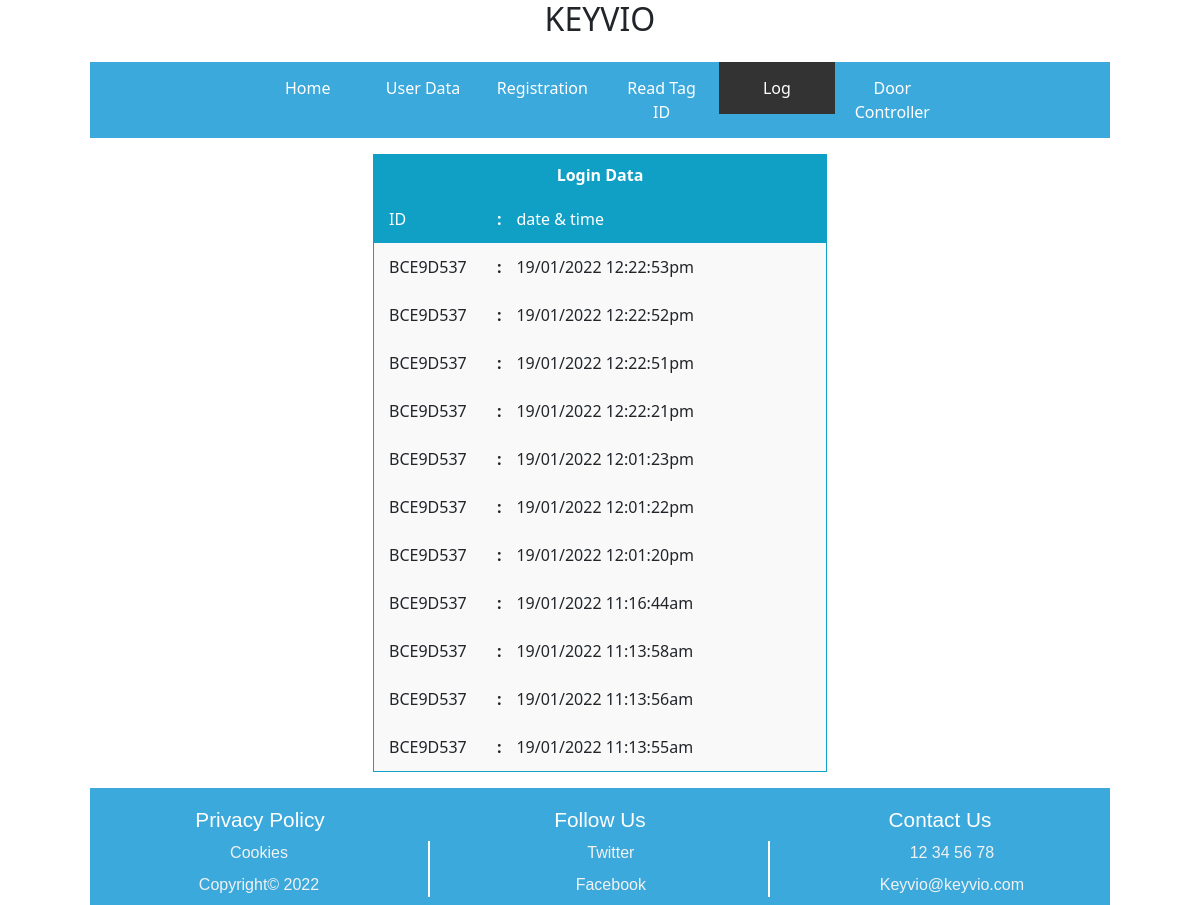
/Database/RFID_log_HTML.php (signed in), run on the app's committed database.
### tables this page shows
CREATE TABLE `rfid_log` (
  `id` int(11) NOT NULL,
  `hex` varchar(100) NOT NULL,
  `date_time` varchar(100) NOT NULL
);

### Database/RFID_log_HTML.php (the view, shortened to what this page needs)
<!DOCTYPE html>
<html>
    <head>
        <link href="css/bootstrap.min.css" rel="stylesheet">
    </head>
    <body>
        <?php include "header.php"?>
          <form>
            <table  width="452" border="1" bordercolor="#10a0c5" align="center"  cellpadding="0" cellspacing="1"  bgcolor="#000" style="padding: 2px">
              <tr>
                <td  height="40" align="center"  bgcolor="#10a0c5"><font  color="#FFFFFF">
                  <b>Login Data</b>
                  </font>
                </td>
              </tr>
              <tr>
                <td  bgcolor="#f9f9f9">
                  <table width="452"  border="0" align="center" cellpadding="5"  cellspacing="0">
                    <tr bgcolor="#10a0c5" class="white">
                      <td width="113" align="left" class="lf">ID</td>
                      <td style="font-weight:bold">:</td>
                      <td align="left">date & time</td>
                    </tr>
            <?php
                $pdo = Database::connect();
                $sql = 'SELECT * FROM rfid_log ORDER BY id DESC';
                foreach ($pdo->query($sql) as $row) {
                        echo "<tr>
                          <td width='113' align='left' class='lf'>".$row['hex']."</td>
                          <td style='font-weight:bold'>:</td>
                          <td align='left'>".$row['date_time']."</td>
                        </tr>";
                }
            ?>
          </table>
          </td>
          </tr>
          </table>
          </form>
        <?php include "footer.php"?>
    </body>
</html>

### Database/header.php (shortened to what this page needs)
<?php
  $url= $_SERVER['REQUEST_URI'];
  $urlDir = explode('/',$url);
  $active = "active";
 ?>
<h2 align="center">KEYVIO</h2>
<ul class="topnav">
  <li><a class=<?php  echo (end($urlDir) == "home.php")? $active : "non" ?>
    href="home.php">Home</a></li>
  <li><a class=<?php  echo (end($urlDir) == "user%20data.php")? $active : "non" ?>
    href="user data.php">User Data</a></li>
  <li><a class=<?php  echo (end($urlDir) == "registration.php")? $active : "non" ?>
    href="registration.php">Registration</a></li>
  <li><a class=<?php  echo (end($urlDir) == "read%20tag.php")? $active : "non" ?>
    href="read tag.php">Read Tag ID</a></li>
  <li><a class=<?php  echo (end($urlDir) == "RFID_log_HTML.php")? $active : "non" ?>
    href="RFID_log_HTML.php">Log</a></li>
  <li><a class=<?php  echo (end($urlDir) == "doorController.php")? $active : "non" ?>
    href="doorController.php">Door Controller</a></li>
</ul>

### Database/footer.php (shortened to what this page needs)
<footer class = "">
  <div class="footer">
    <div class = "clo">
      <h6 class="contactInfo">Privacy Policy</h6>
      <ul class="footer-list-1">
        <li class="mb-2"><a href="#" class="icon icon--cookie-white">Cookies</a></li>
        <li class="mb-2"><a href="#" class="icon icon--cookie-white">Copyright© 2022</a></li>
      </ul>
    </div>
    <div class = "clo">
      <h6 class="contactInfo">Follow Us</h6>
      <ul class="footer-list-2">
        <li class="mb-2"><a href="#" class="icon icon--twitter-white">Twitter</a></li>
        <li class="mb-2"><a href="#" class="icon icon--facebook-white">Facebook</a></li>
      </ul>
    </div>
    <div class = "clo">
      <h6 class="contactInfo">Contact Us</h6>
      <ul class="footer-list-3">
        <li class="mb-2"><a href="tel:+12345678" class="icon icon--phone-white">12 34 56 78</a></li>
        <li class="mb-2"><a href="#" class="icon icon--email-white">Keyvio@keyvio.com</a></li>
      </ul>
    </div>
  </div>
</footer>

### Database/RFID_log_HTML.php (style rules this page uses)
td.lf { padding-left: 15px; padding-top: 12px; padding-bottom: 12px; }
.white { color: #FFFFFF; }

### Database/header.php (style rules this page uses)
html { font-family: Arial; height: 100%; }
body { margin: 0px auto; text-align: center; width: 85%; height: 100%; display: flex; gap: 2%; flex-direction: column; }
.topnav { display: flex; background-color: #3ba9dc; padding-right: 10em; padding-left: 10em; list-style: none; }
.topnav > * { flex: 1; }
ul.topnav li a { display: block; color: white; text-align: center; padding: 14px 16px; text-decoration: none; }
.non { cursor: pointer; border: 0; padding: 1em 1.5em; position: relative; z-index: 0; }
.non::after { content: ""; position: absolute; top: 0; left: 0; width: 100%; height: 100%; background: lightblue; z-index: -1; transition: -webkit-transform 200ms ease-in; transition: transform 200ms ease-in; transition: transform 200ms ease-in, -webkit-transform 200ms ease-in; -webkit-transform: scale(0); transform: scale(0); }
ul.topnav li a.active { background-color: #333; }

### Database/footer.php (style rules this page uses)
.icon { text-decoration: none; background-repeat: no-repeat; padding-left: 7%; position: relative; }
.icon::after { content: ""; position: absolute; left: 0; bottom: 0; width: 100%; height: 2px; background: currentColor; -webkit-transform: scaleX(0); transform: scaleX(0); -webkit-transform-origin: right; transform-origin: right; transition: -webkit-transform 250ms ease-in; transition: transform 250ms ease-in; transition: transform 250ms ease-in, -webkit-transform 250ms ease-in; }
.icon--facebook-white::after,.icon--phone-white::after { left: 25%; width: 77%; }
.icon--twitter-white::after { left: 35%; width: 70%; }
.icon--email-white::after { left: 15%; width: 87%; }
.icon--phone-white { background-image: url(https://styleguide.fdm.dk/images/icons/footer/telephone.svg); }
.icon--email-white { background-image: url(https://styleguide.fdm.dk/images/icons/footer/mail.svg); }
.icon--twitter-white { background-image: url(https://styleguide.fdm.dk/images/icons/footer/twitter.svg); }
.icon--facebook-white { background-image: url(https://styleguide.fdm.dk/images/icons/footer/facebook.svg); }
.icon--cookie-white { padding: 0; }
.footer a, .footer a:active, .footer a:hover, .footer a:visited { color: #f2f2f2; }
footer { margin-top: auto; font-family: mada,Helvetice Neue,arial,sans-serif; color: #fff; background-color: #3ba9dc; }
.footer { padding-top: 2%; display: flex; }
.clo { flex: 1; }
h6 { font-size: 1.3rem; }
.footer-list-1,.footer-list-2 { border-right: white solid 2px; }
ul { list-style: none; padding: 0; margin: 0; }

### data on the page
rfid_log: hex "BCE9D537", date_time "19/01/2022 12:22:53pm"
rfid_log: hex "BCE9D537", date_time "19/01/2022 12:22:52pm"
rfid_log: hex "BCE9D537", date_time "19/01/2022 12:22:51pm"
rfid_log: hex "BCE9D537", date_time "19/01/2022 12:22:21pm"
rfid_log: hex "BCE9D537", date_time "19/01/2022 12:01:23pm"
rfid_log: hex "BCE9D537", date_time "19/01/2022 12:01:22pm"
rfid_log: hex "BCE9D537", date_time "19/01/2022 12:01:20pm"
rfid_log: hex "BCE9D537", date_time "19/01/2022 11:16:44am"
rfid_log: hex "BCE9D537", date_time "19/01/2022 11:13:58am"
rfid_log: hex "BCE9D537", date_time "19/01/2022 11:13:56am"
rfid_log: hex "BCE9D537", date_time "19/01/2022 11:13:55am"
